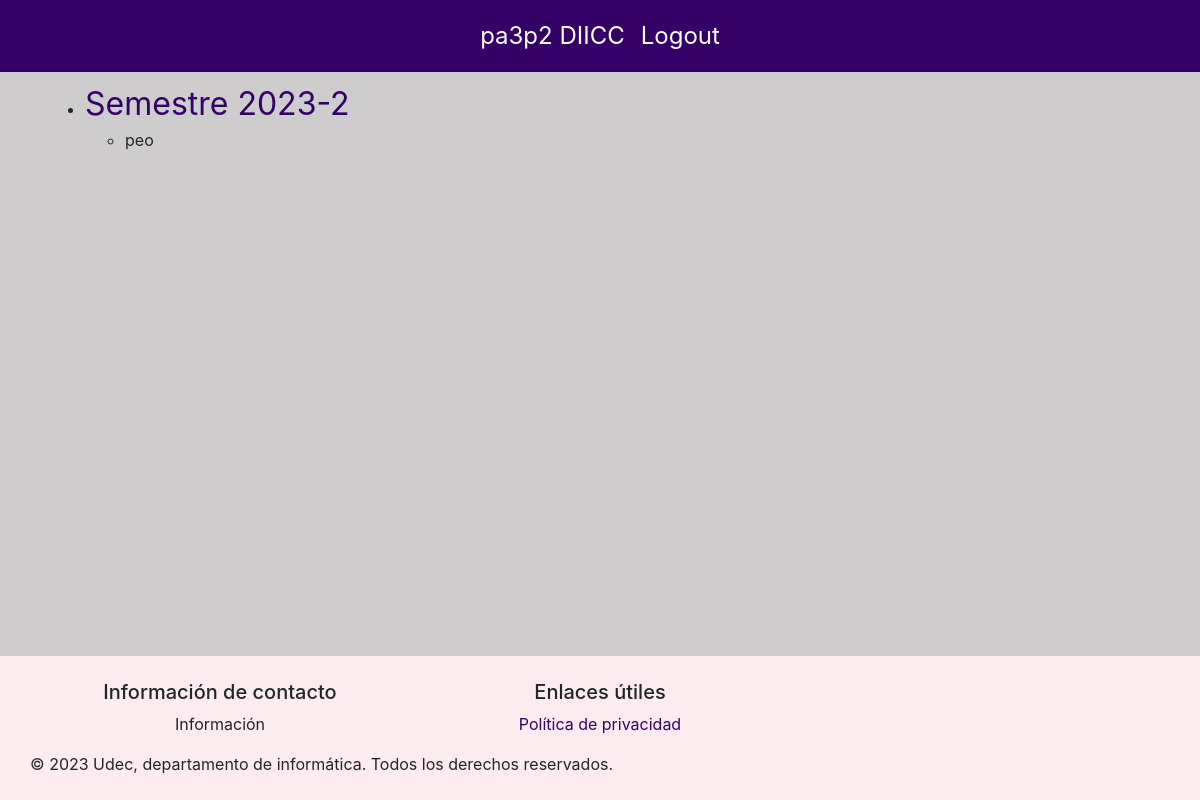
Before: /dashDocente/1/verCursos (signed in) with the older database file.
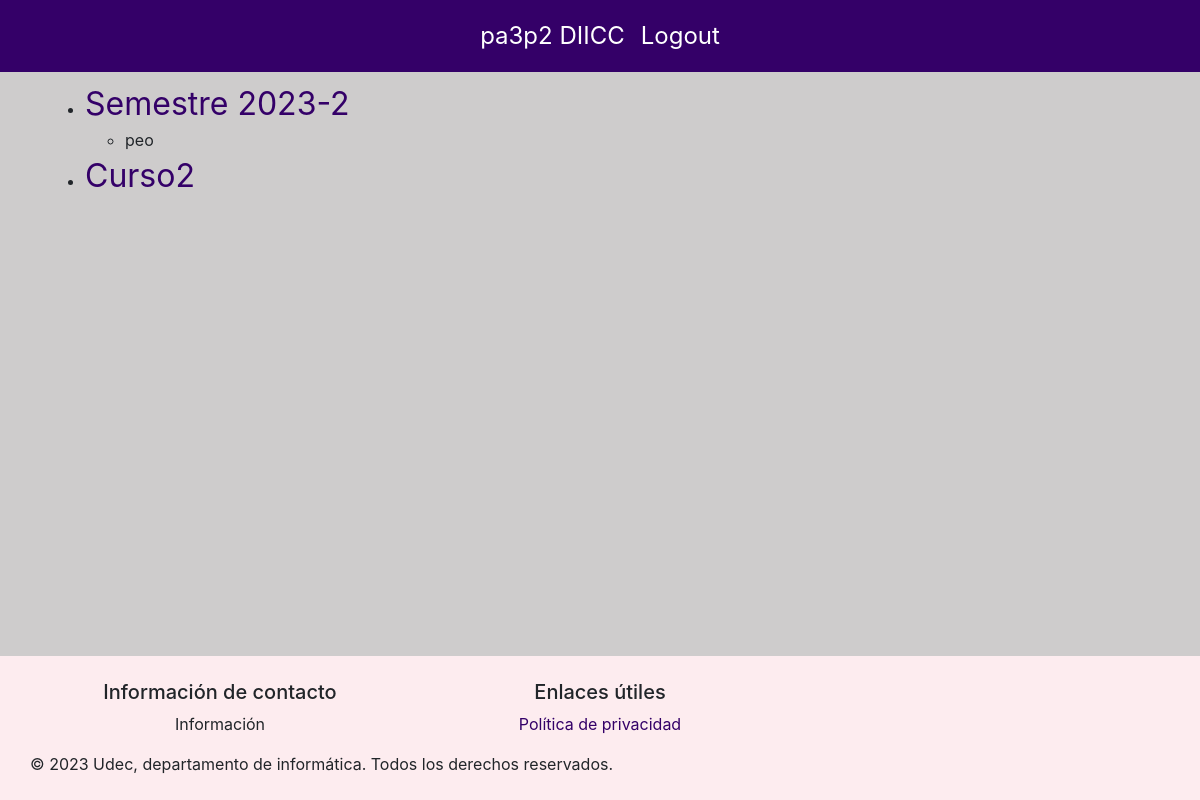
After: the same page with the newer database file.
### basedatos/modelos.py (models this page shows, shortened)
class Curso(db.Model):
    id = db.Column(db.Integer, primary_key=True)
    nombre = db.Column(db.String(100), nullable=False, unique=True)
    activa = db.Column(db.Boolean(), nullable=False, default=True)
    estudiantes = db.relationship('Estudiante', secondary=inscripciones, back_populates='cursos')
    grupos = db.relationship('Grupo', order_by=Grupo.id, back_populates='curso')

class Grupo(db.Model):
    id = db.Column(db.Integer, primary_key=True)
    nombre = db.Column(db.String(50), nullable=False, unique=True)
    curso = db.relationship('Curso', back_populates='grupos')
    estudiantes = db.relationship('Estudiante', secondary=estudiantes_grupos, back_populates='grupos')
    id_curso = db.Column(db.Integer, db.ForeignKey('curso.id'))

### main.py (the view)
@app.route('/dashDocente/<int:supervisor_id>/verCursos', methods=['GET','POST'])
@login_required
def verCursos(supervisor_id):
    if not verify_supervisor(supervisor_id):
        flash('No tienes permiso para acceder a este dashboard. Debes ser un Supervisor.', 'danger')
        return redirect(url_for('login'))
    cursos = Curso.query.all()
    grupos=Grupo.query.all()
    if not cursos:
        flash('No existen cursos, por favor crear un curso', 'danger')
        return redirect(url_for('dashDocente',supervisor_id=supervisor_id))
    return render_template('verCursos.html', supervisor_id=supervisor_id, cursos=cursos, grupos=grupos)

### basedatos/modelos.py (called while the page is built)
    @property
    def is_authenticated(self):
        return True

### main.py (called while the page is built)
@login_manager.user_loader
def load_user(user_id):
    if user_id.startswith("e"):
        user = db.session.get(Estudiante, int(user_id[1:]))
    elif user_id.startswith("s"):
        user = db.session.get(Supervisor, int(user_id[1:]))
    else:
        return None
    return user

def verify_supervisor(supervisor_id):
    if not isinstance(current_user, Supervisor):
        flash('No tienes permiso para acceder a este dashboard. Debes ser un Supervisor.', 'danger')
        return False
    if current_user.id != supervisor_id:
        flash('No tienes permiso para acceder a este dashboard.', 'danger')
        return False
    return True

### templates/verCursos.html (shortened to what this page needs)
{% extends 'layout.html' %}
{% block content %}
<h1>Cursos</h1>
<div class="row">
    <div class="col-md-12">
        <ul>
            {% for curso in cursos %}
                <li>
                    <a href="{{ url_for('detallesCurso', supervisor_id=supervisor_id, curso_id=curso.id) }}" style="font-size: 2em;">{{ curso.nombre }}</a>
                    <ul>
                        {% for grupo in curso.grupos %}
                            <li>{{ grupo.nombre }}</li>
                        {% endfor %}
                    </ul>
                </li>
            {% endfor %}
        </ul>
    </div>
</div>
{% endblock %}

Changed rows visible on the page:
added Curso: nombre "Curso2"
